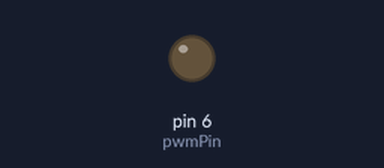
Bench run of a sketch on a simulated Arduino Uno, built with avr-gcc and run on an emulated ATmega328P. On the bench: output pins drawn as LEDs (lit = HIGH).

Above: at 0.05 s.
At 2.75 s:
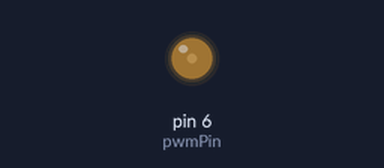
At 5.5 s:
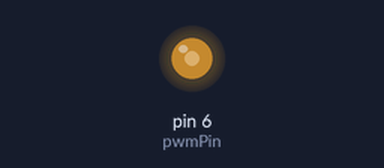
At 11.0 s:
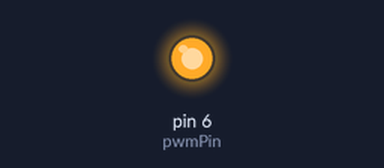
Timing chart, 0 to 14.3 s (numbered marks = the images above):
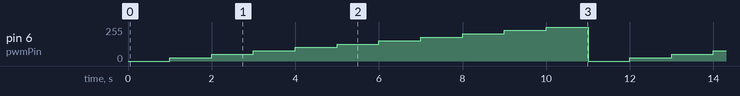

Measured:
- by itself, pin 6 (pwmPin): repeats every 11.0 s: 51/255 1.0 s, 76/255 1.0 s, 102/255 1.0 s, 127/255 1.0 s, 153/255 1.0 s, 178/255 1.0 s, 204/255 1.0 s, 229/255 1.0 s, 255/255 1.0 s, 0/255 1.0 s, 25/255 1.0 s

The sketch:

lab-6-task-5.ino
```cpp
int pwmPin=6;

void setup() {
  pinMode(pwmPin, OUTPUT);

}

void loop() {
  for(int i=0;i<11;i++)
  {
    analogWrite(pwmPin,map(i*10,0,100,0,255));
    delay(1000);
  }
}
    
```
